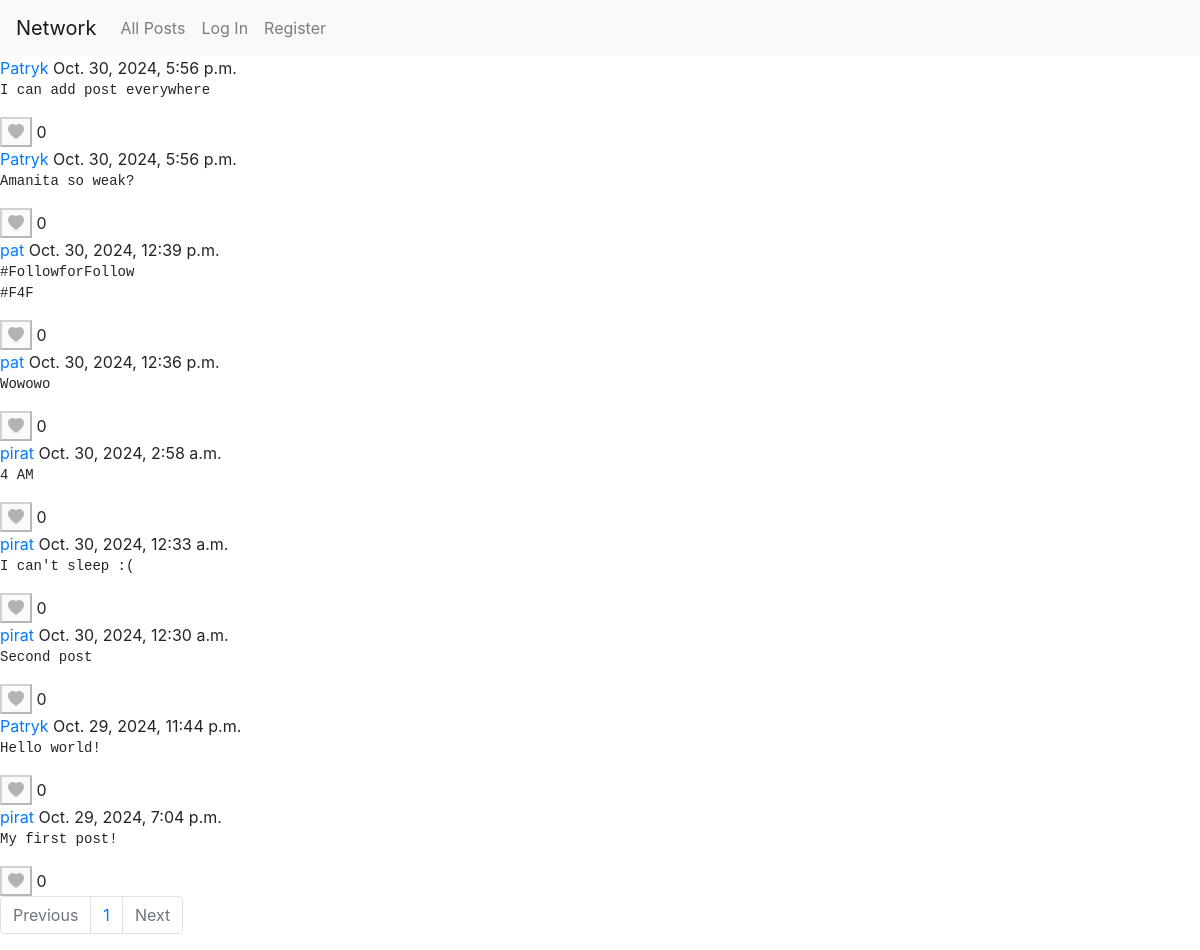
The app's page /, older data.
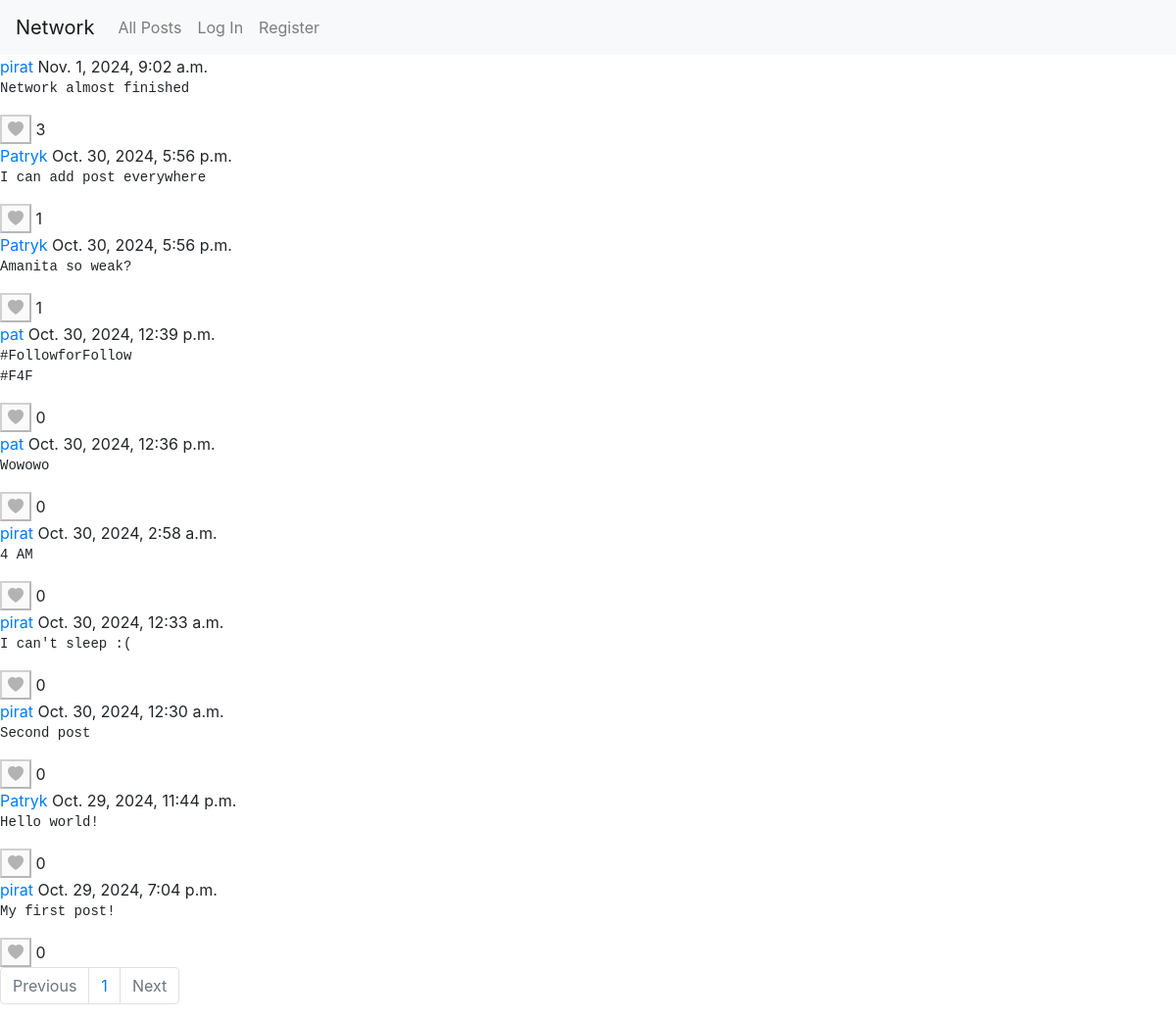
The same page, newer data.
### network/models.py (models this page shows, shortened)
class Post(models.Model):
    user = models.ForeignKey(User, on_delete=models.CASCADE, related_name="posts")
    body = models.TextField(blank=True)
    timestamp = models.DateTimeField(auto_now_add=True)
    likes = models.ManyToManyField(User, blank=True, related_name="liked_posts")

class User(AbstractUser):
    following = models.ManyToManyField("self", symmetrical=False, related_name="followers")

### network/views.py (the view)
# urls.py: path("", views.index, name="index"),
def index(request):
    posts = Post.objects.all().order_by("-timestamp")
    paginator = Paginator(posts, 10)
    page_number = request.GET.get('page')
    page = paginator.get_page(page_number)
    return render(request, "network/index.html", {
        "paginator": paginator,
        "page_data": page
    })

### network/templates/network/index.html (shortened to what this page needs)
{% extends "network/layout.html" %}
{% load static %}
{% block body %}
<div class="feed">
    {% for post in page_data%}
    <div class="post" data-post-id="{{ post.id }}">
        <a href="{% url "user_profile" post.user.id %}">{{post.user}}</a>
        <span> {{post.timestamp}} </span>
        <pre>{{post.body}}</pre>
        {% if user.is_authenticated %}
            {% if user in post.likes.all %}
                <button class="like-btn" data-post-id="{{ post.id }}"><i class="bi bi-heart-fill"></i></button>
            {% else %}
                <button class="like-btn" data-post-id="{{ post.id }}"><i class="bi bi-heart"></i></button>
            {% endif %}
        {% else %}
        <button id="like-btn-disabled" class="like-btn" disabled ><i class="bi bi-heart-fill"></i></button>
        {% endif %}
        <span class="like-count" data-post-id="{{ post.id }}">{{ post.likes.count }}</span>
    </div>
    {% endfor %}
</div>
<ul class="pagination">
    {% if page_data.has_previous %}
        <a class="page-link" href="/?page={{page_data.previous_page_number}}">Previous</a>
    {% else %}
    <li class="page-item disabled">
        <a class="page-link" tabindex="-1">Previous</a>
    </li>
    {% endif %}
    {% for page in paginator.page_range %}
        <li class="page-item"><a class="page-link" href="/?page={{page}}">{{page}}</a></li>
    {% endfor %}
    {% if page_data.has_next %}
        <a class="page-link" id="next-page" href="/?page={{page_data.next_page_number}}">Next</a>
    {% else %}
        <li class="page-item disabled">
            <a class="page-link" >Next</a>
        </li>
    {% endif %}
</ul>
{% endblock %}

### network/templates/network/layout.html (shortened to what this page needs)
{% load static %}
<!DOCTYPE html>
<html lang="en">
    <head>
        <link rel="stylesheet" href="https://stackpath.bootstrapcdn.com/bootstrap/4.4.1/css/bootstrap.min.css">
        <link href="{% static 'network/styles.css' %}?v={% now 'U' %}" rel="stylesheet">
        <link rel="stylesheet" href="https://cdn.jsdelivr.net/npm/bootstrap-icons@1.11.3/font/bootstrap-icons.min.css">
    </head>
    <body>
        <nav class="navbar navbar-expand-lg navbar-light bg-light">
            <a class="navbar-brand" href="{% url 'index' %}">Network</a>
            <div>
              <ul class="navbar-nav mr-auto">
                <li class="nav-item">
                  <a class="nav-link" href="{% url 'index' %}">All Posts</a>
                </li>
                {% if user.is_authenticated %}
                    <li class="nav-item">
                        <a href="{% url 'following' user.id %}" class="nav-link">Following</a>
                    </li>
                    <li class="nav-item">
                        <a class="nav-link" href="{% url 'logout' %}">Log Out</a>
                    </li>
                {% else %}
                    <li class="nav-item">
                        <a class="nav-link" href="{% url 'login' %}">Log In</a>
                    </li>
                    <li class="nav-item">
                        <a class="nav-link" href="{% url 'register' %}">Register</a>
                    </li>
                {% endif %}
              </ul>
            </div>
          </nav>
        <div class="body">
            {% block body %}
            {% endblock %}
        </div>
    </body>
</html>

### network/static/network/styles.css (style rules this page uses)
button:disabled { position:relative; }
button:disabled::after { content:attr(data-tooltip); position: absolute; left: 120%; bottom: 10%; text-wrap:nowrap; border: 1px solid; border-radius: 10px; padding: 2px; background-color:rgb(236, 236, 118); opacity: 0; transition: opacity 0.8s; visibility: hidden; font-size: small; }

Row changes from the older to the newer data that the page shows:
added Post: user "pirat", timestamp "Nov. 1, 2024, 9:02 a.m.", body "Network almost finished", likes.count "3"
computed for Post "I can add post everywhere": likes.count "0" → "1"
computed for Post "Amanita so weak?": likes.count "0" → "1"
